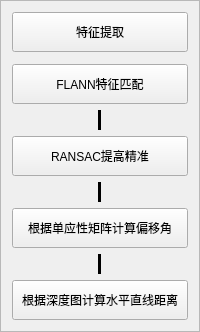
                           <widget class="QFrame" name="frame_btns">
                            <property name="frameShape">
                             <enum>QFrame::StyledPanel</enum>
                            </property>
                            <property name="frameShadow">
                             <enum>QFrame::Raised</enum>
                            </property>
                            <layout class="QVBoxLayout" name="verticalLayout_17">
                             <item>
                              <widget class="QPushButton" name="btn_Setp1">
                               <property name="sizePolicy">
                                <sizepolicy hsizetype="Preferred" vsizetype="Fixed">
                                 <horstretch>0</horstretch>
                                 <verstretch>0</verstretch>
                                </sizepolicy>
                               </property>
                               <property name="minimumSize">
                                <size>
                                 <width>120</width>
                                 <height>40</height>
                                </size>
                               </property>
                               <property name="styleSheet">
                                <string notr="true"/>
                               </property>
                               <property name="text">
                                <string>特征提取</string>
                               </property>
                              </widget>
                             </item>
                             <item alignment="Qt::AlignHCenter">
                              <widget class="Line" name="line1">
                               <property name="sizePolicy">
                                <sizepolicy hsizetype="Fixed" vsizetype="Fixed">
                                 <horstretch>0</horstretch>
                                 <verstretch>0</verstretch>
                                </sizepolicy>
                               </property>
                               <property name="maximumSize">
                                <size>
                                 <width>16777215</width>
                                 <height>20</height>
                                </size>
                               </property>
                               <property name="layoutDirection">
                                <enum>Qt::LeftToRight</enum>
                               </property>
                               <property name="styleSheet">
                                <string notr="true"/>
                               </property>
                               <property name="frameShadow">
                                <enum>QFrame::Plain</enum>
                               </property>
                               <property name="lineWidth">
                                <number>10</number>
                               </property>
                               <property name="midLineWidth">
                                <number>0</number>
                               </property>
                               <property name="orientation">
                                <enum>Qt::Vertical</enum>
                               </property>
                              </widget>
                             </item>
                             <item>
                              <widget class="QPushButton" name="btn_Setp2">
                               <property name="sizePolicy">
                                <sizepolicy hsizetype="Preferred" vsizetype="Fixed">
                                 <horstretch>0</horstretch>
                                 <verstretch>0</verstretch>
                                </sizepolicy>
                               </property>
                               <property name="minimumSize">
                                <size>
                                 <width>120</width>
                                 <height>40</height>
                                </size>
                               </property>
                               <property name="styleSheet">
                                <string notr="true"/>
                               </property>
                               <property name="text">
                                <string>FLANN特征匹配</string>
                               </property>
                              </widget>
                             </item>
                             <item alignment="Qt::AlignHCenter">
                              <widget class="Line" name="line2">
                               <property name="sizePolicy">
                                <sizepolicy hsizetype="Fixed" vsizetype="Fixed">
                                 <horstretch>0</horstretch>
                                 <verstretch>0</verstretch>
                                </sizepolicy>
                               </property>
                               <property name="minimumSize">
                                <size>
                                 <width>0</width>
                                 <height>20</height>
                                </size>
                               </property>
                               <property name="frameShadow">
                                <enum>QFrame::Plain</enum>
                               </property>
                               <property name="lineWidth">
                                <number>10</number>
                               </property>
                               <property name="orientation">
                                <enum>Qt::Vertical</enum>
                               </property>
                              </widget>
                             </item>
                             <item>
                              <widget class="QPushButton" name="btn_Setp3">
                               <property name="sizePolicy">
                                <sizepolicy hsizetype="Preferred" vsizetype="Fixed">
                                 <horstretch>0</horstretch>
                                 <verstretch>0</verstretch>
                                </sizepolicy>
                               </property>
                               <property name="minimumSize">
                                <size>
                                 <width>120</width>
                                 <height>40</height>
                                </size>
                               </property>
                               <property name="styleSheet">
                                <string notr="true"/>
                               </property>
                               <property name="text">
                                <string>RANSAC提高精准</string>
                               </property>
                              </widget>
                             </item>
                             <item alignment="Qt::AlignHCenter">
                              <widget class="Line" name="line3">
                               <property name="sizePolicy">
                                <sizepolicy hsizetype="Fixed" vsizetype="Fixed">
                                 <horstretch>0</horstretch>
                                 <verstretch>0</verstretch>
                                </sizepolicy>
                               </property>
                               <property name="minimumSize">
                                <size>
                                 <width>0</width>
                                 <height>20</height>
                                </size>
                               </property>
                               <property name="frameShadow">
                                <enum>QFrame::Plain</enum>
                               </property>
                               <property name="lineWidth">
                                <number>10</number>
                               </property>
                               <property name="orientation">
                                <enum>Qt::Vertical</enum>
                               </property>
                              </widget>
                             </item>
                             <item>
                              <widget class="QPushButton" name="btn_Setp4">
                               <property name="sizePolicy">
                                <sizepolicy hsizetype="Preferred" vsizetype="Fixed">
                                 <horstretch>0</horstretch>
                                 <verstretch>0</verstretch>
                                </sizepolicy>
                               </property>
                               <property name="minimumSize">
                                <size>
                                 <width>120</width>
                                 <height>40</height>
                                </size>
                               </property>
                               <property name="styleSheet">
                                <string notr="true"/>
                               </property>
                               <property name="text">
                                <string>根据单应性矩阵计算偏移角</string>
                               </property>
                              </widget>
                             </item>
                             <item alignment="Qt::AlignHCenter">
                              <widget class="Line" name="line4">
                               <property name="sizePolicy">
                                <sizepolicy hsizetype="Fixed" vsizetype="Fixed">
                                 <horstretch>0</horstretch>
                                 <verstretch>0</verstretch>
                                </sizepolicy>
                               </property>
                               <property name="minimumSize">
                                <size>
                                 <width>0</width>
                                 <height>20</height>
                                </size>
                               </property>
                               <property name="frameShadow">
                                <enum>QFrame::Plain</enum>
                               </property>
                               <property name="lineWidth">
                                <number>10</number>
                               </property>
                               <property name="orientation">
                                <enum>Qt::Vertical</enum>
                               </property>
                              </widget>
                             </item>
                             <item>
                              <widget class="QPushButton" name="btn_Setp5">
                               <property name="minimumSize">
                                <size>
                                 <width>120</width>
                                 <height>40</height>
                                </size>
                               </property>
                               <property name="text">
                                <string>根据深度图计算水平直线距离</string>
                               </property>
                              </widget>
                             </item>
                            </layout>
                           </widget>
